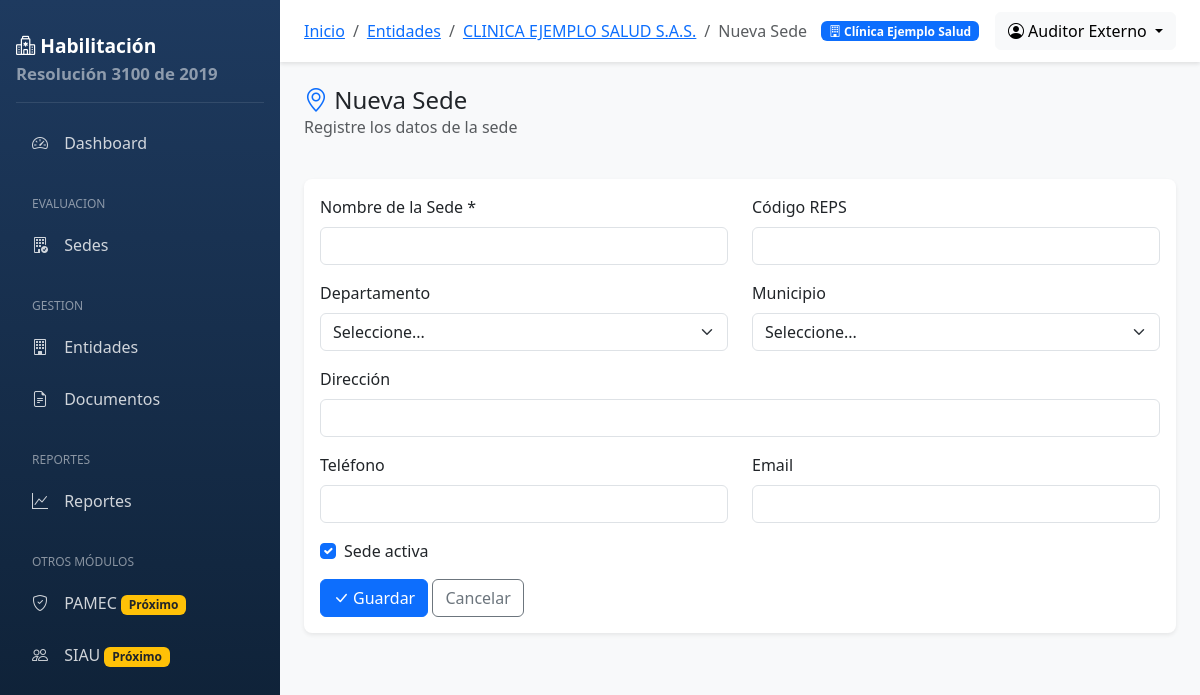
The app's page /entidades/1/sedes/crear/ (signed in) with its own data.
### entidades/models.py (models this page shows, shortened)
class EntidadPrestadora(models.Model):
    ESTADOS = [
        ('ACTIVO', 'Activo'),
        ('INACTIVO', 'Inactivo'),
        ('SUSPENDIDO', 'Suspendido'),
        ('EN_PROCESO', 'En proceso de habilitación'),
    ]
    tipo_prestador = models.ForeignKey(
        TipoPrestador,
        on_delete=models.PROTECT,
        verbose_name='Tipo de prestador'
    )
    razon_social = models.CharField('Razón social', max_length=300)
    nombre_comercial = models.CharField('Nombre comercial', max_length=300, blank=True)
    nit = models.CharField('NIT', max_length=20, unique=True)
    digito_verificacion = models.CharField('Dígito de verificación', max_length=1)
    codigo_reps = models.CharField('Código REPS', max_length=20, unique=True, blank=True, null=True)
    representante_legal = models.CharField('Representante legal', max_length=200)
    documento_representante = models.CharField('Documento representante', max_length=20)
    departamento = models.ForeignKey(
        Departamento,
        on_delete=models.PROTECT,
        verbose_name='Departamento'
    )
    municipio = models.ForeignKey(
        Municipio,
        on_delete=models.PROTECT,
        verbose_name='Municipio'
    )
    direccion = models.CharField('Dirección', max_length=300)
    telefono = models.CharField('Teléfono', max_length=50)
    email = models.EmailField('Correo electrónico')
    sitio_web = models.URLField('Sitio web', blank=True)
    logo = models.ImageField('Logo', upload_to='entidades/logos/', blank=True, null=True)
    gerente = models.CharField('Gerente/Director', max_length=200, blank=True)
    responsable_calidad = models.CharField('Responsable de calidad', max_length=200, blank=True)
    estado = models.CharField('Estado', max_length=20, choices=ESTADOS, default='EN_PROCESO')
    fecha_inscripcion_reps = models.DateField('Fecha inscripción REPS', null=True, blank=True)
    fecha_vencimiento_habilitacion = models.DateField('Fecha vencimiento habilitación', null=True, blank=True)
    fecha_creacion = models.DateTimeField('Fecha de creación', auto_now_add=True)
    fecha_modificacion = models.DateTimeField('Fecha de modificación', auto_now=True)
    creado_por = models.ForeignKey(
        settings.AUTH_USER_MODEL,
        on_delete=models.SET_NULL,
        null=True,
        blank=True,
        related_name='entidades_creadas'
    )
    class Meta:
        verbose_name = 'Entidad Prestadora'
        verbose_name_plural = 'Entidades Prestadoras'
        ordering = ['razon_social']
    @property
    def nombre_display(self):
        return self.nombre_comercial or self.razon_social

### usuarios/models.py (models this page shows, shortened)
class Usuario(AbstractUser):
    ROLES = [
        ('SUPER', 'Super Administrador'),
        ('ADMIN', 'Administrador de Entidad'),
        ('AUDITOR', 'Auditor (Solo lectura)'),
        ('CALIDAD', 'Responsable de Calidad'),
        ('EVALUADOR', 'Evaluador'),
        ('APROBADOR', 'Aprobador'),
        ('CONSULTOR', 'Consultor (Solo lectura)'),
    ]
    username = None  # Deshabilitamos username, usamos email
    email = models.EmailField('Correo electrónico', unique=True)
    primer_nombre = models.CharField('Primer nombre', max_length=50)
    segundo_nombre = models.CharField('Segundo nombre', max_length=50, blank=True)
    primer_apellido = models.CharField('Primer apellido', max_length=50)
    segundo_apellido = models.CharField('Segundo apellido', max_length=50, blank=True)
    documento_identidad = models.CharField('Documento de identidad', max_length=20, blank=True)
    telefono = models.CharField('Teléfono', max_length=20, blank=True)
    cargo = models.CharField('Cargo', max_length=100, blank=True)
    rol = models.CharField('Rol', max_length=20, choices=ROLES, default='CONSULTOR')
    entidad = models.ForeignKey(
        'entidades.EntidadPrestadora',
        on_delete=models.SET_NULL,
        null=True,
        blank=True,
        related_name='usuarios',
        verbose_name='Entidad Prestadora'
    )
    sedes = models.ManyToManyField(
        'entidades.Sede',
        blank=True,
        related_name='usuarios',
        verbose_name='Sedes asignadas'
    )
    foto = models.ImageField('Foto de perfil', upload_to='usuarios/fotos/', blank=True, null=True)
    fecha_ultimo_acceso = models.DateTimeField('Último acceso', null=True, blank=True)
    creado_por = models.ForeignKey(
        'self',
        on_delete=models.SET_NULL,
        null=True,
        blank=True,
        related_name='usuarios_creados'
    )
    objects = UsuarioManager()
    USERNAME_FIELD = 'email'
    REQUIRED_FIELDS = ['primer_nombre', 'primer_apellido']
    class Meta:
        verbose_name = 'Usuario'
        verbose_name_plural = 'Usuarios'
        ordering = ['primer_apellido', 'primer_nombre']
    @property
    def nombre_completo(self):
        nombres = f"{self.primer_nombre} {self.segundo_nombre}".strip()
        apellidos = f"{self.primer_apellido} {self.segundo_apellido}".strip()
        return f"{nombres} {apellidos}".strip()
    @property
    def es_administrador(self):
        return self.rol in ['SUPER', 'ADMIN']

### entidades/views.py (the view, shortened to what this page needs)
# urls.py: path('<int:entidad_pk>/sedes/crear/', views.crear_sede, name='crear_sede'),
@login_required
def crear_sede(request, entidad_pk):
    entidad = get_object_or_404(EntidadPrestadora, pk=entidad_pk)
    departamentos = Departamento.objects.all()
    municipios = Municipio.objects.all()
    return render(request, 'entidades/sedes/form.html', {
        'titulo': 'Crear Sede',
        'entidad': entidad,
        'departamentos': departamentos,
        'municipios': municipios,
    })

### core/context_processors.py (called while the page is built)
def global_settings(request):
    context = {
        'SISTEMA_NOMBRE': 'Sistema de Habilitación de Servicios de Salud',
        'SISTEMA_VERSION': '1.0.0',
        'RESOLUCION': 'Resolución 3100 de 2019',
        'HABILITACION_CONFIG': settings.HABILITACION_CONFIG,
    }
    if request.user.is_authenticated:
        context['entidad_actual'] = getattr(request.user, 'entidad', None)
        context['sedes_usuario'] = request.user.sedes.all() if hasattr(request.user, 'sedes') else []
    return context

### templates/entidades/sedes/form.html (shortened to what this page needs)
{% extends 'base.html' %}
{% block breadcrumb %}
<li class="breadcrumb-item"><a href="{% url 'entidades:lista' %}">Entidades</a></li>
{% if sede %}
<li class="breadcrumb-item"><a href="{% url 'entidades:detalle' sede.entidad.pk %}">{{ sede.entidad.razon_social }}</a></li>
{% elif entidad %}
<li class="breadcrumb-item"><a href="{% url 'entidades:detalle' entidad.pk %}">{{ entidad.razon_social }}</a></li>
{% endif %}
<li class="breadcrumb-item active">{% if sede %}Editar{% else %}Nueva{% endif %} Sede</li>
{% endblock %}
{% block content %}
<div class="row mb-4">
    <div class="col-12">
        <h4 class="mb-0">
            <i class="bi bi-geo-alt text-primary"></i>
            {% if sede %}Editar Sede{% else %}Nueva Sede{% endif %}
        </h4>
        <p class="text-muted">{% if sede %}Modifique{% else %}Registre{% endif %} los datos de la sede</p>
    </div>
</div>
<div class="card">
    <div class="card-body">
        <form method="post">
            <div class="row">
                <div class="col-md-6 mb-3">
                    <label class="form-label">Nombre de la Sede *</label>
                    <input type="text" name="nombre" class="form-control" value="{{ sede.nombre|default:'' }}" required>
                </div>
                <div class="col-md-6 mb-3">
                    <label class="form-label">Código REPS</label>
                    <input type="text" name="codigo_reps" class="form-control" value="{{ sede.codigo_reps_sede|default:'' }}">
                </div>
            </div>
            <div class="row">
                <div class="col-md-6 mb-3">
                    <label class="form-label">Departamento</label>
                    <select name="departamento" class="form-select" id="departamento">
                        <option value="">Seleccione...</option>
                    </select>
                </div>
                <div class="col-md-6 mb-3">
                    <label class="form-label">Municipio</label>
                    <select name="municipio" class="form-select" id="municipio">
                        <option value="">Seleccione...</option>
                    </select>
                </div>
            </div>
            <div class="mb-3">
                <label class="form-label">Dirección</label>
                <input type="text" name="direccion" class="form-control" value="{{ sede.direccion|default:'' }}">
            </div>
            <div class="row">
                <div class="col-md-6 mb-3">
                    <label class="form-label">Teléfono</label>
                    <input type="text" name="telefono" class="form-control" value="{{ sede.telefono|default:'' }}">
                </div>
                <div class="col-md-6 mb-3">
                    <label class="form-label">Email</label>
                    <input type="email" name="email" class="form-control" value="{{ sede.email|default:'' }}">
                </div>
            </div>
            <div class="mb-3 form-check">
                <input type="checkbox" name="activo" class="form-check-input" id="activo" {% if sede.activa %}checked{% endif %} {% if not sede %}checked{% endif %}>
                <label class="form-check-label" for="activo">Sede activa</label>
            </div>
            <button type="submit" class="btn btn-primary">
                <i class="bi bi-check-lg me-1"></i>Guardar
            </button>
            <a href="{% if sede %}{% url 'entidades:detalle' sede.entidad.pk %}{% elif entidad %}{% url 'entidades:detalle' entidad.pk %}{% else %}{% url 'entidades:lista' %}{% endif %}" class="btn btn-outline-secondary">
                Cancelar
            </a>
        </form>
    </div>
</div>
{% endblock %}

### templates/base.html (shortened to what this page needs)
{% load static %}
<!DOCTYPE html>
<html lang="es">
<head>
    <link href="https://cdn.jsdelivr.net/npm/bootstrap@5.3.2/dist/css/bootstrap.min.css" rel="stylesheet">
    <link href="https://cdn.jsdelivr.net/npm/bootstrap-icons@1.11.1/font/bootstrap-icons.css" rel="stylesheet">
</head>
<body>
    {% if user.is_authenticated %}
    <nav class="sidebar">
        <div class="brand">
            <i class="bi bi-hospital"></i> Habilitación
            <small class="d-block text-white-50">{{ RESOLUCION }}</small>
        </div>
        <ul class="nav flex-column">
            <li class="nav-item">
                <a class="nav-link {% if request.resolver_match.url_name == 'dashboard' %}active{% endif %}" href="{% url 'core:dashboard' %}">
                    <i class="bi bi-speedometer2"></i> Dashboard
                </a>
            </li>
            {% if user.entidad %}
            <li class="nav-section">Evaluacion</li>
            <li class="nav-item">
                <a class="nav-link {% if 'evaluacion' in request.path and 'sede' in request.path %}active{% endif %}" href="{% url 'evaluacion:sedes_evaluar' %}">
                    <i class="bi bi-building-check"></i> Sedes
                </a>
            </li>
            {% endif %}
            <li class="nav-section">Gestion</li>
            <li class="nav-item">
                <a class="nav-link" href="{% url 'entidades:lista' %}">
                    <i class="bi bi-building"></i> Entidades
                </a>
            </li>
            <li class="nav-item">
                <a class="nav-link" href="{% url 'documentos:lista' %}">
                    <i class="bi bi-file-earmark-text"></i> Documentos
                </a>
            </li>
            <li class="nav-section">Reportes</li>
            <li class="nav-item">
                <a class="nav-link" href="{% url 'reportes:dashboard' %}">
                    <i class="bi bi-graph-up"></i> Reportes
                </a>
            </li>
            <li class="nav-section">Otros Módulos</li>
            <li class="nav-item">
                <a class="nav-link" href="{% url 'pamec:dashboard' %}">
                    <i class="bi bi-shield-check"></i> PAMEC
                    <span class="badge bg-warning text-dark ms-auto">Próximo</span>
                </a>
            </li>
            <li class="nav-item">
                <a class="nav-link" href="{% url 'siau:dashboard' %}">
                    <i class="bi bi-people"></i> SIAU
                    <span class="badge bg-warning text-dark ms-auto">Próximo</span>
                </a>
            </li>
        </ul>
    </nav>
    <main class="main-content">
        <nav class="navbar-top d-flex justify-content-between align-items-center">
            <div>
                <nav aria-label="breadcrumb" class="d-inline-block">
                    <ol class="breadcrumb mb-0">
                        <li class="breadcrumb-item"><a href="{% url 'core:dashboard' %}">Inicio</a></li>
                        {% block breadcrumb %}{% endblock %}
                    </ol>
                </nav>
            </div>
            <div class="d-flex align-items-center">
                {% if entidad_actual %}
                <span class="badge bg-primary me-3">
                    <i class="bi bi-building"></i> {{ entidad_actual.nombre_display }}
                </span>
                {% endif %}
                <div class="dropdown">
                    <a class="btn btn-light dropdown-toggle" href="#" role="button" data-bs-toggle="dropdown">
                        <i class="bi bi-person-circle"></i> {{ user.nombre_completo|default:user.email }}
                    </a>
                </div>
            </div>
        </nav>
        <div class="content-wrapper">
            {% block content %}{% endblock %}
        </div>
    </main>
    {% else %}
    <div class="container">
        {% block auth_content %}{% endblock %}
    </div>
    {% endif %}
</body>
</html>

### templates/base.html (style rules this page uses)
:root { --primary-color: #0d6efd; --sidebar-width: 280px; }
body { font-family: 'Segoe UI', system-ui, -apple-system, sans-serif; background-color: #f8f9fa; }
.sidebar { position: fixed; top: 0; left: 0; height: 100vh; width: var(--sidebar-width); background: linear-gradient(180deg, #1e3a5f 0%, #0d1f33 100%); padding: 1rem; overflow-y: auto; z-index: 1000; }
.sidebar .brand { color: white; font-size: 1.2rem; font-weight: 600; padding: 1rem 0; border-bottom: 1px solid rgba(255,255,255,0.1); margin-bottom: 1rem; }
.sidebar .nav-link { color: rgba(255,255,255,0.8); padding: 0.75rem 1rem; border-radius: 0.5rem; margin-bottom: 0.25rem; transition: all 0.3s; }
.sidebar .nav-link i { margin-right: 0.75rem; width: 20px; text-align: center; }
.sidebar .nav-section { font-size: 0.75rem; text-transform: uppercase; color: rgba(255,255,255,0.5); padding: 1rem 1rem 0.5rem; margin-top: 0.5rem; }
.main-content { margin-left: var(--sidebar-width); padding: 0; min-height: 100vh; }
.navbar-top { background: white; box-shadow: 0 2px 4px rgba(0,0,0,0.1); padding: 0.75rem 1.5rem; }
.content-wrapper { padding: 1.5rem; }
.card { border: none; box-shadow: 0 0.125rem 0.25rem rgba(0,0,0,0.075); border-radius: 0.5rem; }

### records on screen
EntidadPrestadora: razon_social "CLINICA EJEMPLO SALUD S.A.S.", nombre_display "Clínica Ejemplo Salud"
Usuario: nombre_completo "Auditor Externo"

### other values on screen
{{ RESOLUCION }} "Resolución 3100 de 2019"
